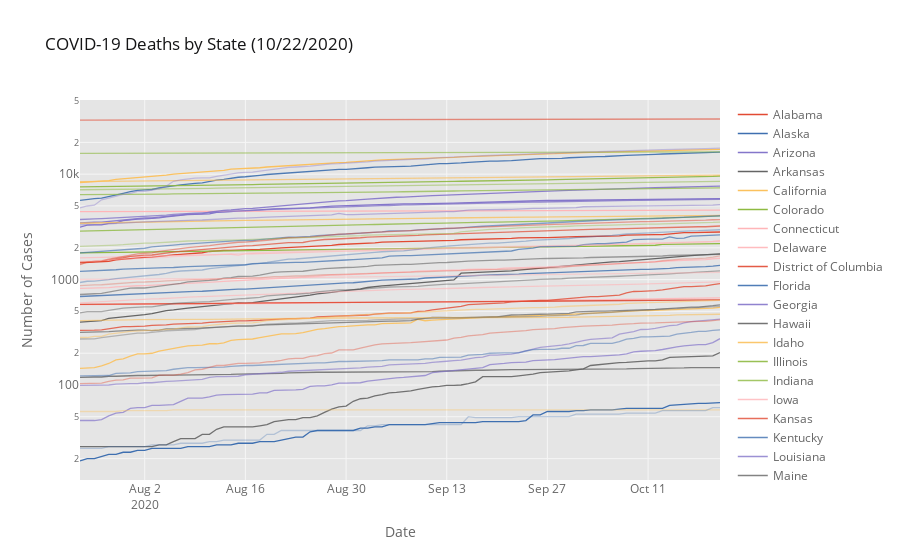

The code cell stored with this chart in its notebook:
### Code cell
# plot total deaths by state
states_deaths = grouped_states.reset_index().pivot(index='Date', columns='State', values='Deaths').iplot(
    kind='lines', yaxis_type='log', theme='ggplot', connectgaps=True, asFigure=True,
    title='COVID-19 Deaths by State ({})'.format(today), yaxis_title='Number of Cases', xaxis_title='Date')

states_deaths
